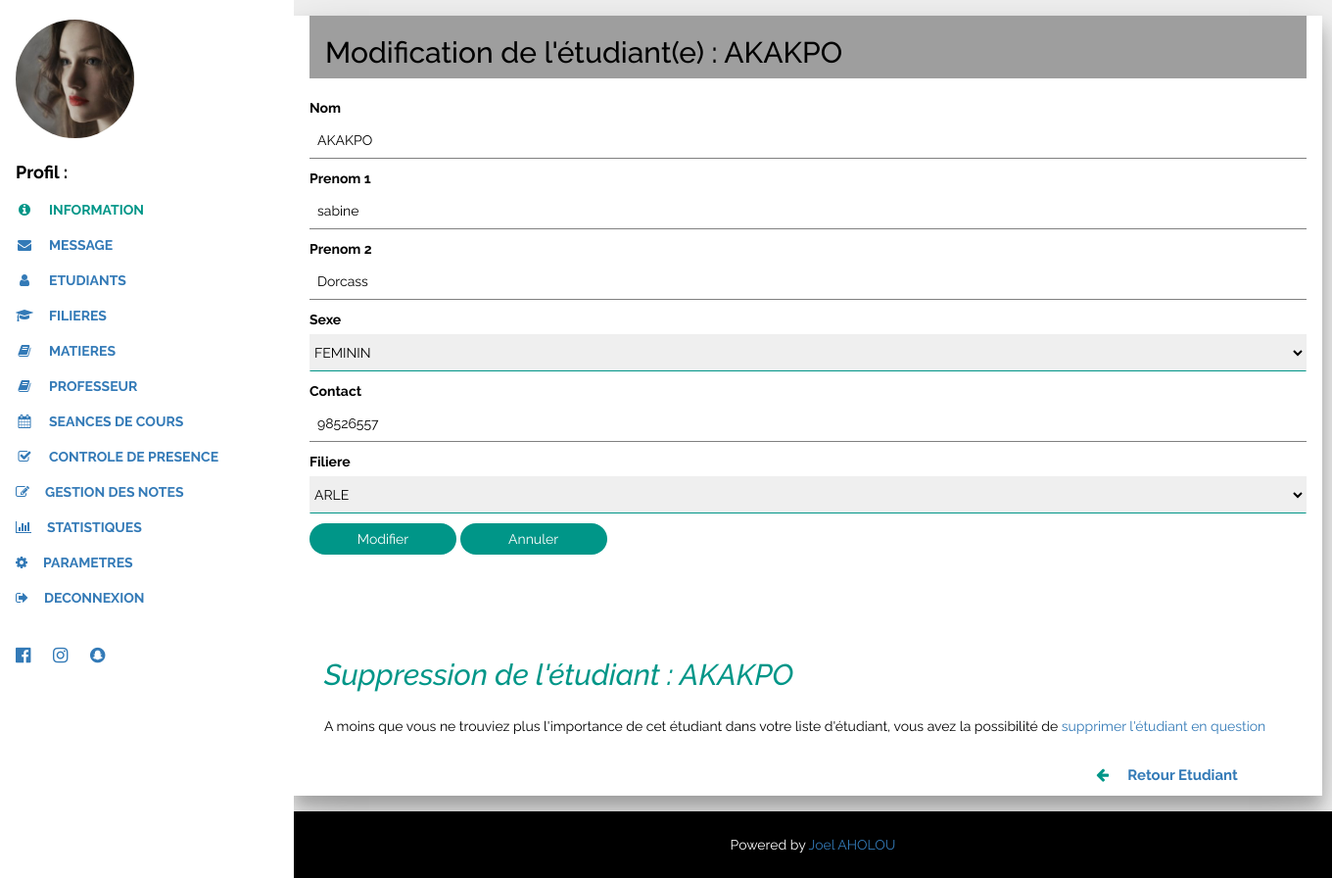
The app's page /index_etablissement_etudiant_action.php?idp=1 with its own data.
### tables this page shows
CREATE TABLE IF NOT EXISTS `etudiant` (
`idp` int(11) NOT NULL,
  `nom_e` varchar(30) NOT NULL,
  `pren` varchar(40) NOT NULL,
  `preno` varchar(30) NOT NULL,
  `sexe` varchar(8) NOT NULL,
  `contact_e` int(8) NOT NULL,
  `code_f` varchar(20) NOT NULL,
  `etu` varchar(50) DEFAULT NULL
);

### index_etablissement_etudiant_action.php (the view, shortened to what this page needs)
<!DOCTYPE html>
<html>
<link rel="stylesheet" href="w3.css">
<link rel="stylesheet" href="font-awesome.min.css">
<link rel="stylesheet" href="bootstrap.min.css">
<body class="w3-light-grey w3-content" style="max-width:1600px">
<nav class="w3-sidenav w3-collapse w3-white w3-animate-left" style="z-index:3;width:300px;" id="mySidenav"><br>
  <div class="w3-container">
    <img src="w3images/avatar_g2.jpg" style="width:45%;" class="w3-circle"><br><br>
    <h4 class="w3-padding-0"><b> Profil :<?php echo $_SESSION['pseudot']; ?></b></h4>
  </div>
  <a href="#portfolio" onclick="w3_close()" class="w3-padding w3-text-teal"><i class="fa fa fa-info-circle fa-fw w3-margin-right"></i>INFORMATION</a>
  <a href="#about" onclick="w3_close()" class="w3-padding"><i class="fa fa-envelope fa-fw w3-margin-right"></i>MESSAGE</a>
	<a href="index_etablissement_etudiant.php?id=<?php echo ($_SESSION['id']);?>" onclick="w3_close()" class="w3-padding"><i class="fa  fa fa-user fa-fw w3-margin-right"></i>ETUDIANTS</a>
	<a href="index_etablissement_filiere.php?id=<?php echo ($_SESSION['id']);?>" onclick="w3_close()" class="w3-padding"><i class="fa  fa-mortar-board fa-fw w3-margin-right"></i>FILIERES</a>
	<a href="index_etablissement_matiere.php?id=<?php echo ($_SESSION['id']);?>" onclick="w3_close()" class="w3-padding"><i class="fa  fa fa-book fa-fw w3-margin-right"></i>MATIERES</a>
	<a href="index_etablissement_professeur.php?id=<?php echo ($_SESSION['id']);?>" onclick="w3_close()" class="w3-padding"><i class="fa  fa fa-book fa-fw w3-margin-right"></i>PROFESSEUR</a>
	<a href="index_etablissement_cours.php?id=<?php echo ($_SESSION['id']);?>" onclick="w3_close()" class="w3-padding"><i class="fa  fa fa-calendar fa-fw w3-margin-right"></i>SEANCES DE COURS</a>
   <a href="#" onclick="w3_close()" class="w3-padding"><i class="fa  fa fa-check-square-o fa-fw w3-margin-right"></i>CONTROLE DE PRESENCE</a>
   <a href="#" onclick="w3_close()" class="w3-padding"><i class="fa fa fa-edit w3-margin-right"></i>GESTION DES NOTES</a>
   <a href="#" onclick="w3_close()" class="w3-padding"><i class="fa fa fa-bar-chart-o w3-margin-right"></i>STATISTIQUES</a>
   <a href="#" onclick="w3_close()" class="w3-padding"><i class="fa fa fa-cog w3-margin-right"></i>PARAMETRES</a>
   <a href="deconnexion.php" onclick="w3_close()" class="w3-padding"><i class="fa fa fa-sign-out w3-margin-right"></i>DECONNEXION</a>
  <div class="w3-section w3-padding-top w3-large">
    <a href="#" class="w3-hover-white w3-hover-text-indigo w3-show-inline-block"><i class="fa fa-facebook-official"></i></a>
    <a href="#" class="w3-hover-white w3-hover-text-purple w3-show-inline-block"><i class="fa fa-instagram"></i></a>
    <a href="#" class="w3-hover-white w3-hover-text-yellow w3-show-inline-block"><i class="fa fa-snapchat"></i></a>
  </div>
</nav>
<div class="w3-main" style="margin-left:300px">
  <div class="w3-panel w3-card-12 w3-margin-bottom w3-white" style="width:1050px;">
  <?php
            $bdd = new PDO('mysql:host=127.0.0.1; dbname=scolarite1','root', '');
            $Codet=$_GET['idp'];
            $_select = $bdd->prepare("SELECT * FROM etudiant WHERE idp=$Codet ");
            $_select->execute();
            while ($s=$_select->fetch(PDO::FETCH_OBJ)) {
          ?>
		<div class="w3-container w3-grey">
  <h2>Modification de l'étudiant(e) :  <?php echo $s->nom_e;?></h2>
</div>
<br/>
	<form method="POST" action="">
             <p>
          <label>Nom</label>
          <input class="w3-input" value="<?php echo $s->nom_e;?>" autocomplete="off" name="nom" type="text"></p>
          <p>
          <label>Prenom 1</label>
          <input class="w3-input" value="<?php echo $s->pren;?>" autocomplete="off" name="pre" type="text"></p>
          <p>
          <label>Prenom 2</label>
          <input class="w3-input" value="<?php echo $s->preno;?>" autocomplete="off" name="pre1" type="text"></p>
          <p>
          <label>Sexe</label>
          <select name="sx" class="w3-select"  id="sx" >
              <option><?php echo $s->sexe;?></option>
              </select>
          </p>
          <p>
          <label>Contact</label>
          <input class="w3-input" value="<?php echo $s->contact_e;?>" autocomplete="off" name="ct" type="tel"></p>
			 <p>
          <label>Filiere</label>
          <select name="fil" class="w3-select"  id="fil" >
                    <option><?php echo $s->code_f;?></option>
              <?php
                   $_select=$bdd->query("SELECT NomFil  FROM filiere");
              ?>
          </select>
          </p>
		  <p><button type="submit" name="valider" class="w3-btn w3-teal w3-round-xxlarge">Modifier</button>
		  <button type="reset" class="w3-btn w3-teal w3-round-xxlarge">Annuler</button>
		  </p>
	</form><br/>
<?php
      }
        ?>
		<br/><br/>
<?php
            $bdd = new PDO('mysql:host=127.0.0.1; dbname=scolarite1','root', '');
            $Codet=$_GET['idp'];
            $_select = $bdd->prepare("SELECT * FROM etudiant WHERE idp=$Codet ");
            $_select->execute();
            while ($z=$_select->fetch(PDO::FETCH_OBJ)) {
          ?>
        <h2 class="w3-text-teal w3-padding-16" style="margin-left:15px;"><i>Suppression de l'étudiant : <?php echo $z->nom_e;?> </i></h2>
    <p style="margin-left:15px;">
      A moins que vous ne trouviez plus l'importance de cet étudiant dans votre liste d'étudiant, vous avez la possibilité de <a href="#demo" style="text-decoration:none; cursor:pointer;" data-toggle="collapse">supprimer l'étudiant en question</a>
    </p>
  <br/>
      <?php
      }
        ?>
  <p class="w3-medium" style="margin-left:800px;"><b><i class="fa fa fa-arrow-left fa-fw w3-margin-right w3-text-teal"></i><a href="index_etablissement_etudiant.php?id=<?php echo ($_SESSION['id']);?>" target="_parent" class="w3-padding-2" style="text-decoration:none;">Retour Etudiant</a></b></p>
    </div>
  <div class="w3-black w3-center w3-padding-24">Powered by <a href="default.html" title="W3.CSS" target="_blank" class="w3-hover-opacity">Joel AHOLOU</a></div>
</div>
</body>
</html>

### index_etablissement_etudiant_action.php (style rules this page uses)
body,h1,h2,h3,h4,h5,h6 { font-family: "Raleway", sans-serif }
.w3-sidenav a,.w3-sidenav h4 { font-weight:bold }
.w3-btn { width:150px; }

### records on screen
etudiant: nom_e "AKAKPO", nom "AKAKPO", pre "sabine", pre1 "Dorcass", sx "FEMININ", ct "98526557", fil "ARLE"
